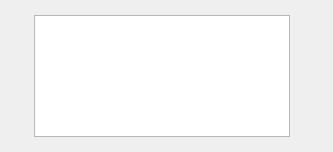
<?xml version="1.0" encoding="UTF-8"?>
<ui version="4.0">
 <class>Alert</class>
 <widget class="QDialog" name="Alert">
  <property name="geometry">
   <rect>
    <x>0</x>
    <y>0</y>
    <width>333</width>
    <height>152</height>
   </rect>
  </property>
  <property name="windowTitle">
   <string>Dialog</string>
  </property>
  <widget class="QPlainTextEdit" name="alertMessage">
   <property name="geometry">
    <rect>
     <x>34</x>
     <y>15</y>
     <width>256</width>
     <height>122</height>
    </rect>
   </property>
   <property name="readOnly">
    <bool>true</bool>
   </property>
   <property name="overwriteMode">
    <bool>true</bool>
   </property>
  </widget>
 </widget>
 <resources/>
 <connections/>
</ui>
